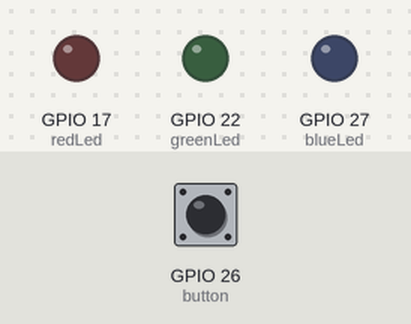
The program below on a simulated Raspberry Pi (BCM pin numbers). Shown: output pins drawn as LEDs (lit = HIGH). Inputs (shaded band) come from the test bench; at power-on: GPIO 26 (button) HIGH.

Above: at 1.2 s.
1.3 s: GPIO 26 (button) pulled LOW for 0.15 s
At 2.1 s:
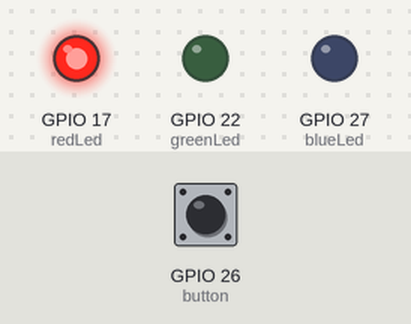
2.9 s: GPIO 26 (button) pulled LOW for 1 s
At 3.3 s:
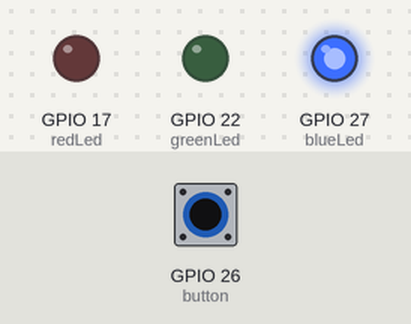
5.4 s: GPIO 26 (button) pulled LOW for 0.15 s
At 6.4 s:
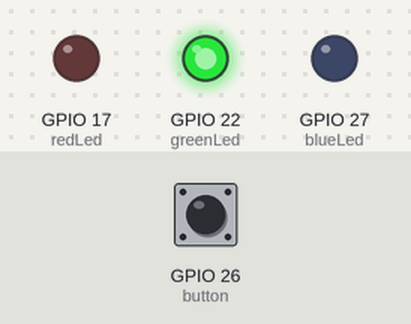
7.0 s: GPIO 26 (button) pulled LOW for 3.2 s
At 7.6 s:
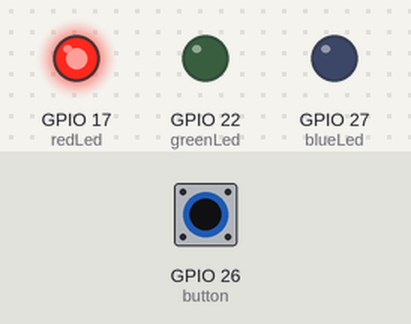
Timing chart, 0 to 10.0 s (numbered marks = the images above; inputs shaded):
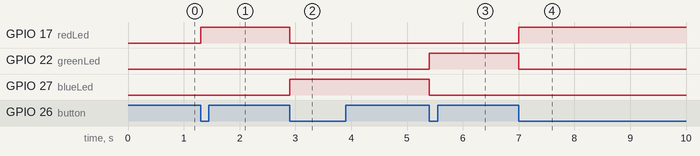

The program:

switch.py
```python
from gpiozero import LED, Button
from signal import pause

button = Button(26, bounce_time = 0.05)

redLed = LED(17)
blueLed = LED(27)
greenLed = LED(22)

ledList = [redLed,blueLed,greenLed]

ledIndex = 0

for i in range(len(ledList)):
    ledList[i].off()

def switch():
    global ledIndex
    ledList[ledIndex-1].off()
    ledList[ledIndex].on()
    if ledIndex>= len(ledList)-1:
        ledIndex =0
    else:
        ledIndex +=1

button.when_pressed= switch

pause()
```

Measured:
- after the input at 1.3 s, GPIO 17 (redLed): LOW → HIGH at once
- after the input at 2.9 s, GPIO 17 (redLed): HIGH → LOW at once; GPIO 27 (blueLed): LOW → HIGH at once
- after the input at 5.4 s, GPIO 22 (greenLed): LOW → HIGH at once; GPIO 27 (blueLed): HIGH → LOW at once
- after the input at 7.0 s, GPIO 17 (redLed): LOW → HIGH at once; GPIO 22 (greenLed): HIGH → LOW at once
